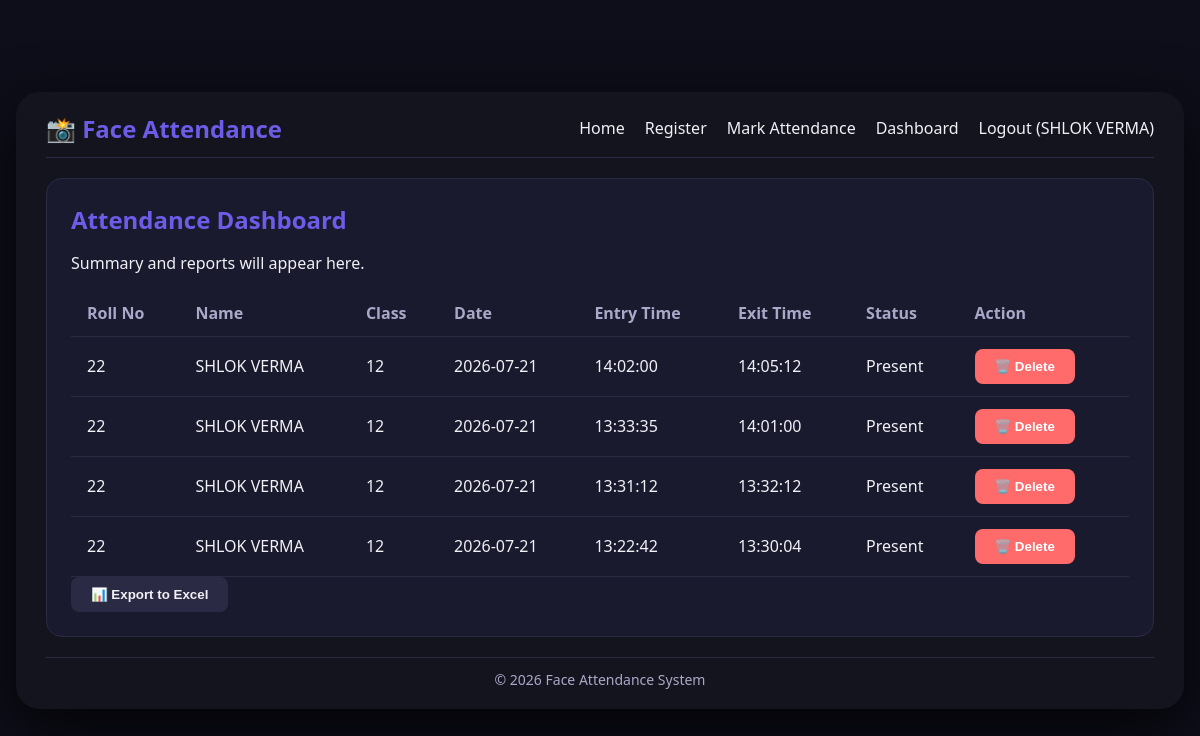
Page /dashboard (signed in) on the committed database.
### tables this page shows
CREATE TABLE students (
        id INTEGER PRIMARY KEY AUTOINCREMENT,
        name TEXT NOT NULL,
        roll_no TEXT UNIQUE NOT NULL,
        class TEXT NOT NULL,
        face_encoding BLOB NOT NULL
    );

CREATE TABLE attendance (
        id INTEGER PRIMARY KEY AUTOINCREMENT,
        student_id INTEGER NOT NULL,
        date DATE NOT NULL,
        entry_time TIME,
        exit_time TIME,
        status TEXT DEFAULT 'Present'
    );

### app.py (the view)
@app.route('/dashboard')
@login_required
def dashboard():
    conn = sqlite3.connect('database.db', timeout=10)
    c = conn.cursor()
    query = """
        SELECT attendance.id, students.name, students.roll_no, students.class,
               attendance.date, attendance.entry_time, attendance.exit_time, attendance.status
        FROM attendance
        JOIN students ON attendance.student_id = students.id
        ORDER BY attendance.date DESC, attendance.entry_time DESC
    """
    c.execute(query)
    records = c.fetchall()
    conn.close()
    return render_template('dashboard.html', records=records)

### app.py (called while the page is built)
def login_required(f):
    @wraps(f)
    def decorated(*args, **kwargs):
        if not session.get('logged_in'):
            return redirect(url_for('login'))
        return f(*args, **kwargs)
    return decorated

### templates/dashboard.html (shortened to what this page needs)
{% extends "base.html" %}
{% block content %}
<div class="card">
    <h2>Attendance Dashboard</h2>
    <p>Summary and reports will appear here.</p>
    <table>
        <thead>
            <tr>
                <th>Roll No</th>
                <th>Name</th>
                <th>Class</th>
                <th>Date</th>
                <th>Entry Time</th>
                <th>Exit Time</th>
                <th>Status</th>
                <th>Action</th>
            </tr>
        </thead>
        <tbody id="attendanceTableBody">
            {% if records %}
                {% for record in records %}
                <tr id="row-{{ record[0] }}">
                    <td>{{ record[2] }}</td>
                    <td>{{ record[1] }}</td>
                    <td>{{ record[3] }}</td>
                    <td>{{ record[4] }}</td>
                    <td>{{ record[5] if record[5] else '—' }}</td>
                    <td>{{ record[6] if record[6] else '—' }}</td>
                    <td>{{ record[7] }}</td>
                    <td>
                        <button class="btn danger delete-btn" data-id="{{ record[0] }}">🗑️ Delete</button>
                    </td>
                </tr>
                {% endfor %}
            {% else %}
                <tr><td colspan="8">No data yet.</td></tr>
            {% endif %}
        </tbody>
    </table>
    <button class="btn secondary">📊 Export to Excel</button>
</div>
{% endblock %}

### templates/base.html (shortened to what this page needs)
<!DOCTYPE html>
<html lang="en">
<head>
    <link rel="stylesheet" href="{{ url_for('static', filename='style.css') }}" />
</head>
<body>
    <div id="main">
        <div id="header">
            <nav>
                <div class="logo">📸 Face Attendance</div>
                <ul>
                    <li><a href="{{ url_for('index') }}">Home</a></li>
                    <li><a href="{{ url_for('register') }}">Register</a></li>
                    <li><a href="{{ url_for('mark_attendance') }}">Mark Attendance</a></li>
                    <li><a href="{{ url_for('dashboard') }}">Dashboard</a></li>
                    {% if session.get('logged_in') %}
                    <li><a href="{{ url_for('logout') }}">Logout ({{ session.get('username') }})</a></li>
                    {% else %}
                    <li><a href="{{ url_for('login') }}">Login</a></li>
                    {% endif %}
                </ul>
            </nav>
        </div>
        <div id="content">
            {% block content %}{% endblock %}
        </div>
        <div id="footer">
            <p>&copy; 2026 Face Attendance System</p>
        </div>
    </div>
</body>
</html>

### static/style.css (style rules this page uses)
:root { --bg: #0e0e1a; --panel: #14141e; --card: #1a1a2e; --border: #2a2a44; --text: #f0f0f5; --muted: #a8a8c8; --accent: #6c5ce7; --green: #0d2a0; --red: #ff6b6b; }
* { box-sizing: border-box; margin: 0; padding: 0; }
body { font-family: 'Segoe UI', Roboto, sans-serif; background: var(--bg); color: var(--text); min-height: 100vh; display: flex; align-items: center; justify-content: center; padding: 16px; }
#main { width: 100%; max-width: 1200px; background: var(--panel); border-radius: 24px; padding: 20px 30px; box-shadow: 0 20px 60px rgba(0,0,0,0.8); }
#header nav { display: flex; justify-content: space-between; align-items: center; border-bottom: 1px solid var(--border); padding-bottom: 12px; margin-bottom: 20px; }
.logo { font-size: 24px; font-weight: 700; color: var(--accent); }
nav ul { list-style: none; display: flex; gap: 20px; }
nav ul li a { color: var(--text); text-decoration: none; font-weight: 500; transition: color 0.2s; }
#content { min-height: 400px; }
#footer { border-top: 1px solid var(--border); padding-top: 12px; margin-top: 20px; text-align: center; color: var(--muted); font-size: 14px; }
.card { background: var(--card); border: 1px solid var(--border); border-radius: 16px; padding: 24px; margin-bottom: 20px; }
.card h2 { margin-bottom: 16px; color: var(--accent); }
.btn { padding: 10px 20px; border: none; border-radius: 8px; font-weight: 600; cursor: pointer; transition: 0.2s; margin-right: 8px; }
.btn.secondary { background: var(--border); color: var(--text); }
.btn.danger { background: var(--red); color: #fff; }
table { width: 100%; border-collapse: collapse; margin-top: 16px; }
table th, table td { padding: 12px 16px; border-bottom: 1px solid var(--border); text-align: left; }
table th { color: var(--muted); font-weight: 600; }

### rows in the picture
students: get "SHLOK VERMA"
attendance: roll_no "22", name "SHLOK VERMA", class "12", date "2026-07-21", entry_time "14:02:00", exit_time "14:05:12", status "Present"
attendance: roll_no "22", name "SHLOK VERMA", class "12", date "2026-07-21", entry_time "13:33:35", exit_time "14:01:00", status "Present"
attendance: roll_no "22", name "SHLOK VERMA", class "12", date "2026-07-21", entry_time "13:31:12", exit_time "13:32:12", status "Present"
attendance: roll_no "22", name "SHLOK VERMA", class "12", date "2026-07-21", entry_time "13:22:42", exit_time "13:30:04", status "Present"
